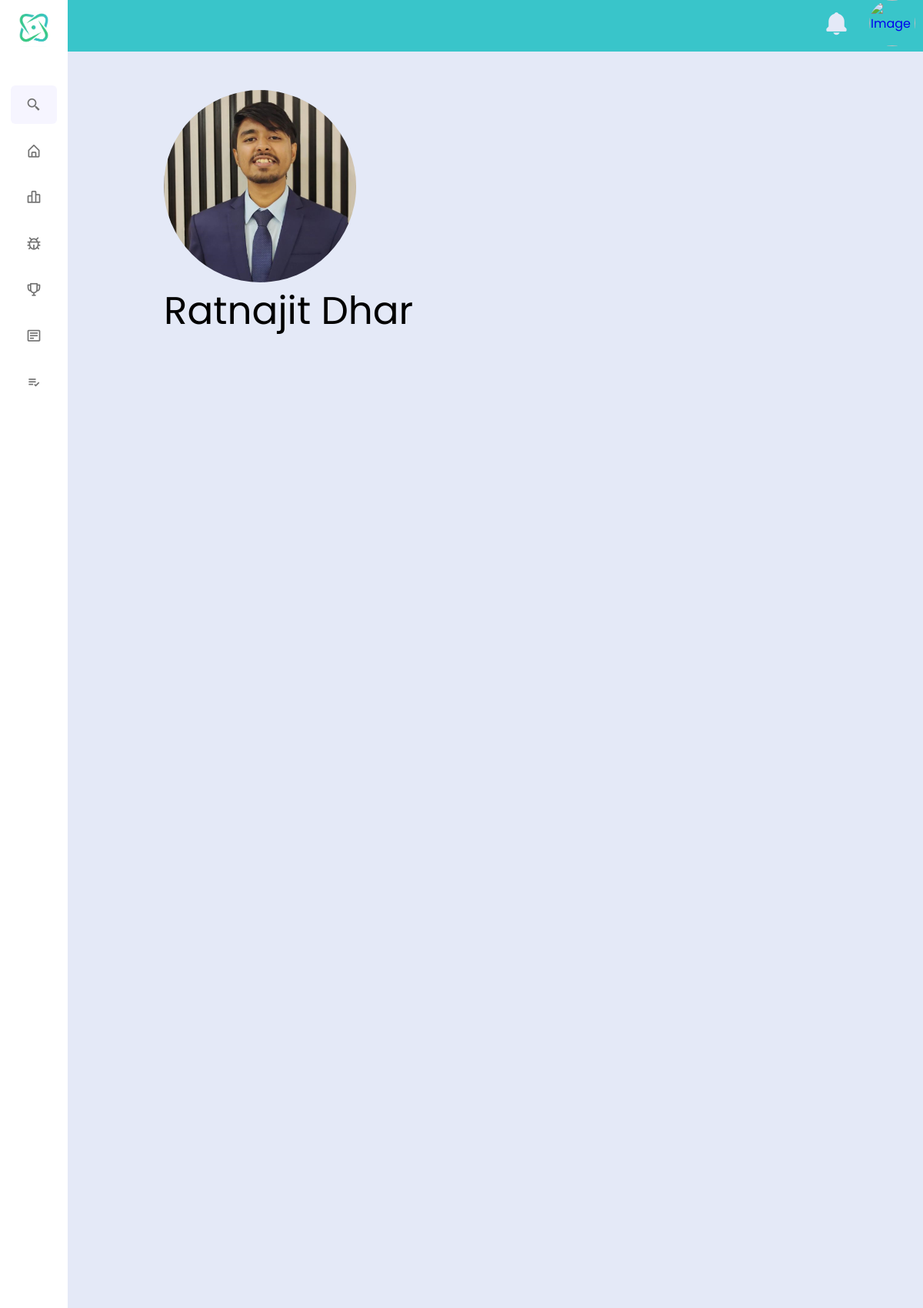
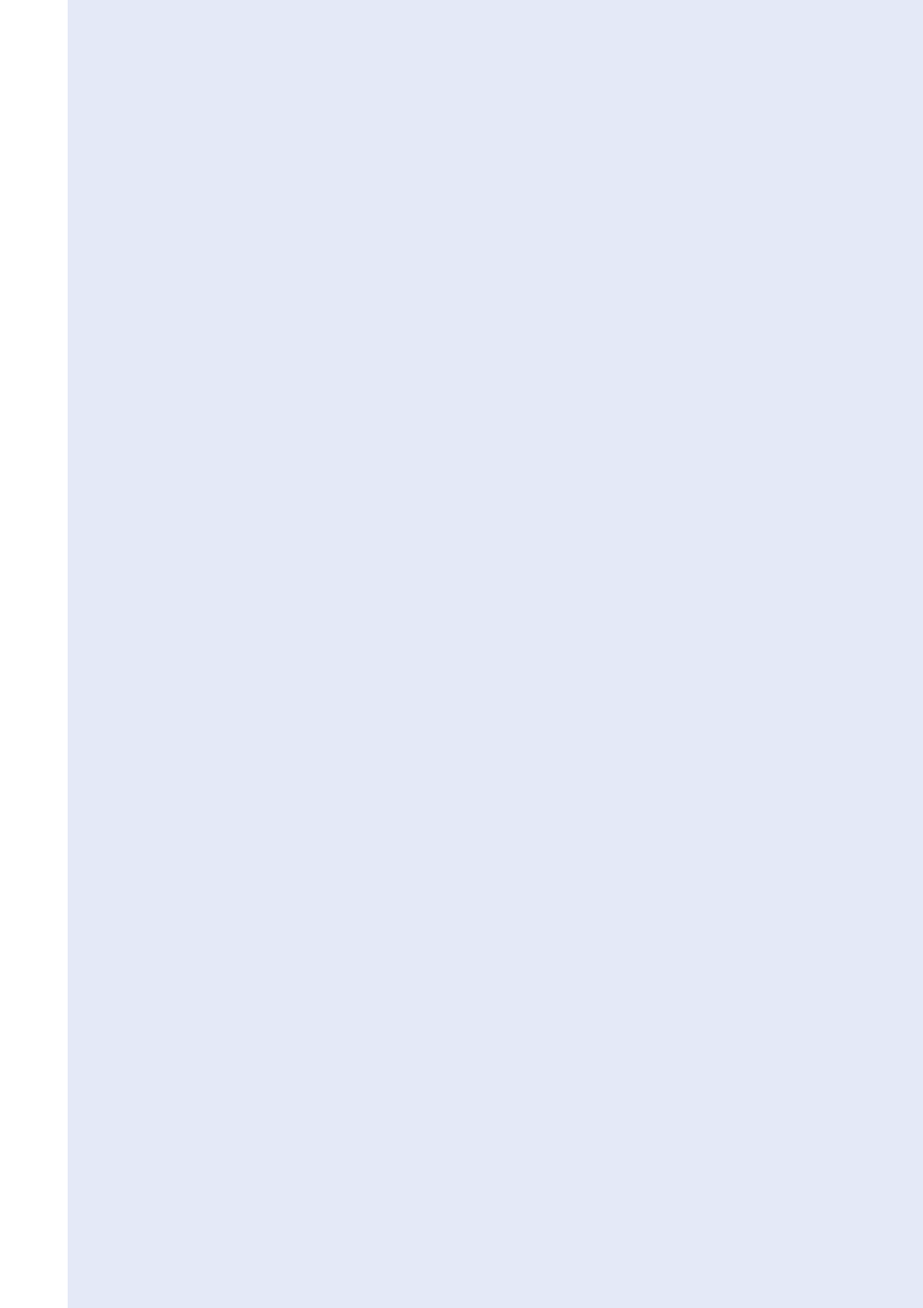
Page /profile_page/profilepage.php?email=u2004008@student.cuet.ac.bd (upper part) on the committed database (2 pictures, top to bottom).
### tables this page shows
CREATE TABLE `registered_people` (
  `Email` varchar(100) NOT NULL,
  `Password` varchar(250) NOT NULL,
  `Name` varchar(100) NOT NULL,
  `codeforces_handle` varchar(100) NOT NULL,
  `codeforces_current_rating` int(15) DEFAULT NULL,
  `codeforces_max_rating` int(15) DEFAULT NULL,
  `codeforces_titlephoto` varchar(100) DEFAULT NULL,
  `codeforces_current_rank` varchar(50) DEFAULT NULL,
  `codeforces_max_rank` varchar(50) DEFAULT NULL,
  `Country` varchar(30) NOT NULL,
  `Institute` varchar(100) NOT NULL,
  `Solved` int(20) NOT NULL,
  `Submission` int(20) NOT NULL,
  `Image` varchar(250) NOT NULL
);

### profile_page/profilepage.php (the view, shortened to what this page needs)
<?php
include("db_conn.php");
$email = "ajfaisal1208023@gmail.com";
if (isset($_GET['email'])) {
    $email = $_GET['email'];
}
$query = "SELECT * FROM `registered_people` WHERE Email='$email'";
$result = mysqli_fetch_assoc(mysqli_query($con, $query));
?>
<!DOCTYPE html>
<html lang="en">
<head>
    <link rel="stylesheet" href="css/style.css">
    <link rel="stylesheet" href="https://toert.github.io/Isolated-Bootstrap/versions/3.3.7/iso_bootstrap3.3.7min.css">
    <link href='https://unpkg.com/boxicons@2.1.4/css/boxicons.min.css' rel='stylesheet'>
</head>
<body>
    <nav class="sidebar close">
        <header>
            <div class="image-text">
                <span class="image">
                    <img src="logo.png" alt="logo">
                </span>
            </div>
        </header>
        <div class="menu-bar">
            <div class="menu">
                <li class="search-box">
                <i class='bx bx-search-alt-2 icon'></i>
                </li>
                <ul class="menu-links">
                    <li class="nav-link">
                        <a href="../dashboard/dashboard.php" id="Dashboard">
                            <i class='bx bx-home-alt icon'></i>
                        </a>
                    </li>
                    <li class="nav-link">
                        <a href="../CodeForcesProfile/CodeForces profile.php" id="CodeForces Profile">
                            <i class='bx bx-bar-chart-alt-2 icon'></i>
                        </a>
                    </li>
                    <li class="nav-link">
                        <a href="#" id="Problems">
                            <i class='bx bx-bug icon'></i>
                        </a>
                    </li>
                    <li class="nav-link">
                        <a href="../Leaderboard/leaderboardPage.php" id="LeaderBoard">
                            <i class='bx bx-trophy icon'></i>
                        </a>
                    </li>
                    <li class="nav-link">
                        <a href="../IUPC details/IUPC.php" id="IUPC Details">
                            <i class='bx bx-detail icon'></i>
                        </a>
                    </li>
                    <li class="nav-link">
                        <a href="#" id="ToDo List">
                            <i class='bx bx-list-check icon'></i>
                        </a>
                    </li>
                </ul>
            </div>
        </div>
    </nav>
    <section class="home">
        <div class="nav-bar">
            <ul class="dp-bell">
                <a href="#">
                    <li class="bell">
                        <i class='bx bxs-bell icon'></i>
                    </li>
                </a>
                <li class="dp">
                    <a href="#" id="profileLink">
                        <img id="userImage" alt="Image" />
                    </a>
                </li>
            </ul>
        </div>
        <div class="light-mode right-partition bootstrap">
            <div class="main-section col-md-12" style="margin-left: -150px;">
                <div class="row section-half" style="background-color: #e4e9f7;">
                    <div style="height: 100%; margin-left: 0px;" class="text-center">
                        <img src="<?php echo '../landingpage/' . $result['Image']; ?>" alt="Not Found" onerror="this.onerror=null; this.src='DP.jpg'; this.alt='Alternative Image'" style="height: 250px; width: 250px; border-radius: 50%;">
                        <p style="font-size: 50px;margin-left: 0px"><?php echo $result['Name']; ?></p>
                    </div>
                </div>
            </div>
        </div>
</body>
</html>

### profile_page/css/style.css (style rules this page uses)
* { font-family: "Poppins", sans-serif; margin: 0; padding: 0; box-sizing: border-box; }
:root { --body-color: #E4E9f7; --sidebar-color: #FFF; --primary-color: #39C5CA; --primary-color-light: #F6F5FF; --toggle-color: #DDD; --text-color: #707070; --text-color-dark: #000000; --bell-color: #39C5CA; --tran-02: all 0.2s ease; --tran-03: all 0.3s ease; --tran-04: all 0.4s ease; --tran-05: all 0.5s ease; }
body { height: 100vh; background-color: var(--body-color); }
.sidebar .image { display: flex; min-width: 60px; align-items: center; }
.sidebar { position: fixed; top: 0; left: 0; padding: 10px 14px; height: 100%; width: 250px; background: var(--sidebar-color); transition: var(--tran-03); z-index: 100; }
.sidebar.close { width: 88px; background: var(--sidebar-color); transition: var(--tran-03); }
.sidebar .image { display: flex; min-width: 60px; align-items: center; justify-content: center; }
.sidebar li { height: 50px; margin-top: 10px; list-style: none; display: flex; align-items: center; }
.sidebar li .icon { display: flex; align-items: center; justify-content: center; font-size: 20px; min-width: 60px; }
.sidebar li .text, .sidebar li .icon { color: var(--text-color); transition: var(--tran-02); }
.sidebar header { position: relative; }
.sidebar .image-text img { width: 40px; border-radius: 6px; }
.sidebar header .image-text { display: flex; align-items: center; }
.sidebar .menu { margin-top: 35px; }
.sidebar .search-box { background: var(--primary-color-light); border-radius: 6px; transition: var(--tran-03); }
.sidebar li a { height: 100%; width: 100%; display: flex; align-items: center; text-decoration: none; border-radius: 6px; transition: var(--tran-04); }
.sidebar .menu-bar { height: calc(100% - 50px); display: flex; flex-direction: column; justify-content: space-between; }
.home { position: relative; overflow-y: auto; display: flex; flex-direction: column; height: 100vh; left: 250px; width: calc(100% - 250px); background: var(--body-color); transition: var(--tran-03); }
.sidebar.close~.home { left: 88px; width: calc(100% - 88px); }
.nav-bar { height: 70px; width: 100%; background: var(--primary-color); }
.dp-bell { display: flex; justify-content: right; align-items: center; margin-top: 0px; margin-right: 10px; list-style: none; }
.bell { font-size: 35px; color: var(--body-color); margin-right: 25px; transition: var(--tran-03); }
.dp-bell .dp img { height: 60px; width: 60px; border-radius: 50%; }
.right-partition { flex-grow: 1; width: 100%; padding: 50px; padding-left: 200px; font-size: 25px; display: flex; flex-direction: column; align-items: center; transition: width 0.3s ease; }
.right-partition { flex-grow: 1; width: 100%; padding: 50px; padding-left: 200px; font-size: 25px; display: flex; flex-direction: column; align-items: center; transition: width 0.3s ease; background-color: var(--right-partition-background-color); }
body .right-partition { background-color: #e4e9f7; transition: background-color 0.3s ease; }

### profile_page/profilepage.php (style rules this page uses)
.section-half { height: 50vh; }
.main-section { width: 100%; height: 100%; }

### rows in the picture
registered_people: Image (picture), Name "Ratnajit Dhar"
